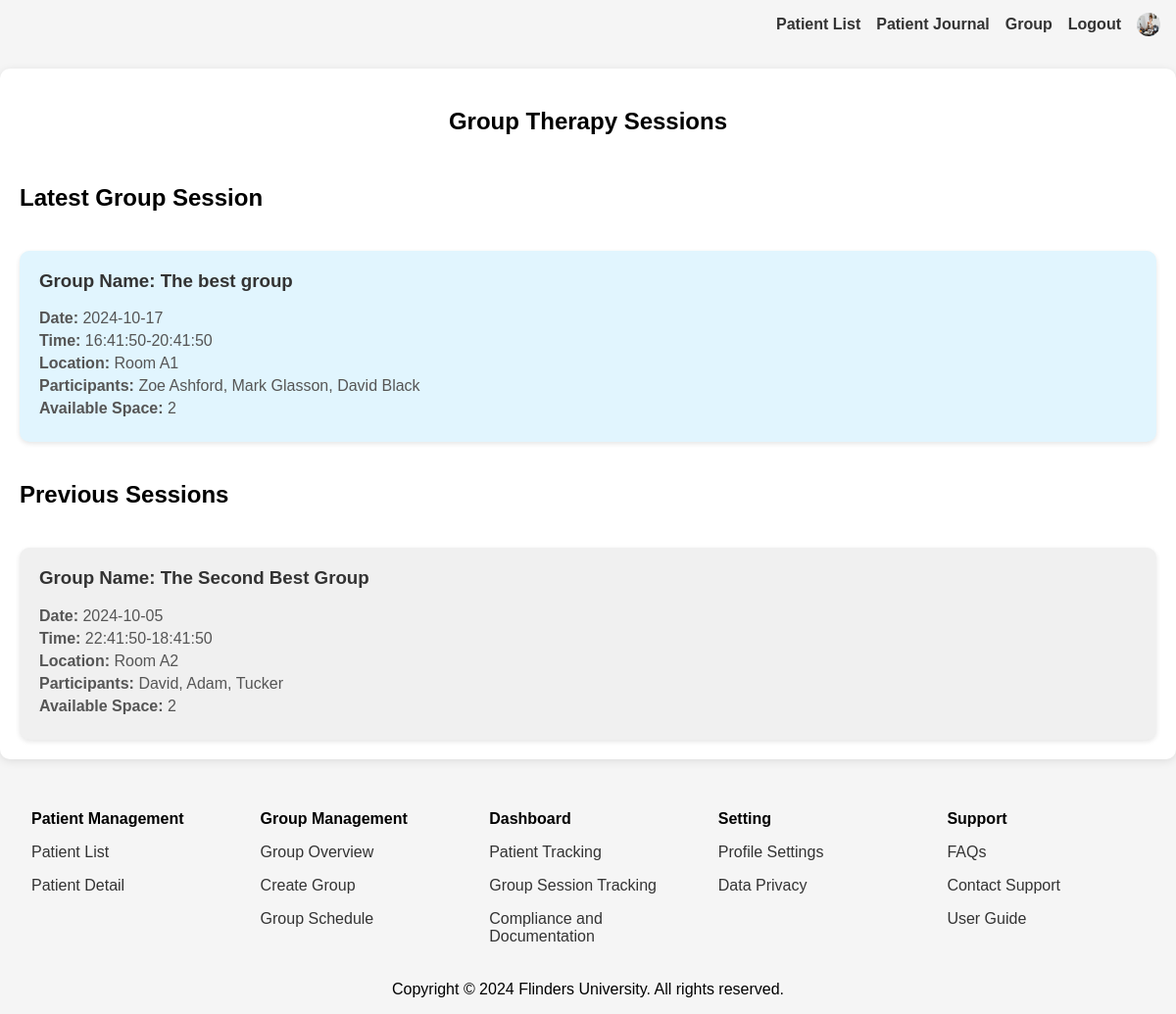
The page /pages/therapist/group_page.php on the database as committed earlier.
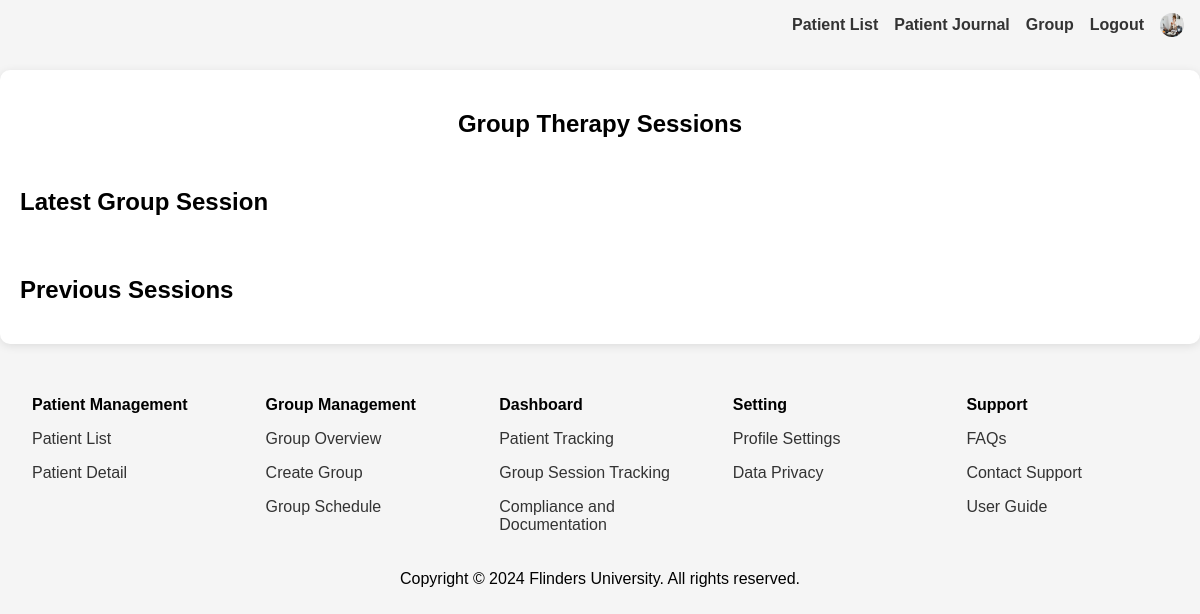
The same page on the database as committed later.
### tables this page shows
CREATE TABLE `groups` (
  `id` int(11) NOT NULL,
  `group_name` varchar(50) DEFAULT NULL,
  `space` int(11) DEFAULT NULL,
  `location` varchar(50) DEFAULT NULL,
  `date` date DEFAULT NULL,
  `sTime` time DEFAULT NULL,
  `eTime` time DEFAULT NULL,
  `therapist_id` int(11) DEFAULT NULL,
  `occupied_space` int(11) DEFAULT NULL,
  `group_progress` int(11) DEFAULT NULL,
  `participants` varchar(255) NOT NULL
);

### pages/therapist/group_page.php (the view, shortened to what this page needs)
<?php
  include_once '../../includes/connections.php';
  if (empty($_SESSION['therapist_id']))
  {
    $therapist_id = 1;
  }
  else
  {
    $therapist_id = $_SESSION['therapist_id'];
  }
  $current_date = date('Y-m-d');
  $current_time = date('H:i:s');
  $sql_search_groups_past = "SELECT * FROM groups WHERE therapist_id = '$therapist_id' AND (date < '$current_date'
         OR (date = '$current_date' AND sTime < '$current_time'))";
  $sql_search_groups_new = "SELECT * FROM groups WHERE therapist_id = '$therapist_id' AND (date > '$current_date'
         OR (date = '$current_date' AND sTime > '$current_time'))";
  $sql_obj_past =  mysqli_query($conn,$sql_search_groups_past) Or die("Failed to query " . mysqli_error($conn));
  $sql_obj_new =  mysqli_query($conn,$sql_search_groups_new) Or die("Failed to query " . mysqli_error($conn));
?>
<!DOCTYPE html>
<html lang="en">
  <head>
    <link rel="stylesheet" href="../../assets/css/group-page.css" />
    <link rel="stylesheet" href="../../assets/css/shared.css" />
  </head>
  <body>
    <header>
    <?php include_once ("../navigation/therapist_nav.php")
    ?>
    </header>
    <main>
      <section class="group-container">
        <h1>Group Therapy Sessions</h1>
        <div class="group-list">
          <h2>Latest Group Session</h2>
          <?php
            if(mysqli_num_rows($sql_obj_new)>0)
            {
              while ($row = mysqli_fetch_assoc($sql_obj_new))
              {
                echo '<div class="group-card latest-session">
                        <h3>Group Name: ' .$row['group_name'] .'</h3>
                        <p><strong>Date:</strong> '. $row['date'] . '</p>
                        <p><strong>Time:</strong> ' .  $row['sTime'] . '-' . $row['eTime'] . '</p>
                        <p><strong>Location:</strong> '. $row['location'] .'</p>
                        <p><strong>Participants:</strong> '. $row['participants'] . '</p>
                        <p><strong>Available Space:</strong> '. $row['space'] - $row['occupied_space'] . '</p>
                      </div>';
              }
            }
          ?>
          <h2>Previous Sessions</h2>
          <?php
            if(mysqli_num_rows($sql_obj_past)>0)
            {
              while ($row1 = mysqli_fetch_assoc($sql_obj_past))
              {
                echo '<div class="group-card">
                        <h3>Group Name: ' .$row1['group_name'] .'</h3>
                        <p><strong>Date:</strong> '. $row1['date'] . '</p>
                        <p><strong>Time:</strong> ' .  $row1['sTime'] . '-' . $row1['eTime'] . '</p>
                        <p><strong>Location:</strong> '. $row1['location'] .'</p>
                        <p><strong>Participants:</strong> '. $row1['participants'] . '</p>
                        <p><strong>Available Space:</strong> '. $row1['space'] - $row1['occupied_space'] . '</p>
                      </div>';
              }
            }
          ?>
        </div>
      </section>
    </main>
    <footer>
    <?php include_once ("../footer/therapist_footer.php")
    ?>
    </footer>
  </body>
</html>

### pages/navigation/therapist_nav.php
<nav id="shared-header-patient">
        <ul>
          <li><a href="../therapist/patient_list.php">Patient List</a></li>
          <li><a href="../therapist/therapist_journal_view.php">Patient Journal</a></li>
          <li><a href="../therapist/group_page.php">Group</a></li>
          <li><a href="#">Logout</a></li>
          <li><img src="../../assets/images/therapist.jpg" alt="#" /></li>
        </ul>
      </nav>

### pages/footer/therapist_footer.php
<div class="footer-container">
          <div class="footer-section">
            <p>Patient Management</p>
            <ul>
              <li><a href="#">Patient List</a></li>
              <li><a href="#">Patient Detail</a></li>
            </ul>
          </div>
          <div class="footer-section">
            <p>Group Management</p>
            <ul>
              <li><a href="#">Group Overview</a></li>
              <li><a href="#">Create Group</a></li>
              <li><a href="#">Group Schedule</a></li>
            </ul>
          </div>
          <div class="footer-section">
            <p>Dashboard</p>
            <ul>
              <li><a href="#">Patient Tracking</a></li>
              <li><a href="#">Group Session Tracking</a></li>
              <li><a href="#">Compliance and Documentation</a></li>
            </ul>
          </div>
          <div class="footer-section">
            <p>Setting</p>
            <ul>
              <li><a href="#">Profile Settings</a></li>
              <li><a href="#">Data Privacy</a></li>
            </ul>
          </div>
          <div class="footer-section">
            <p>Support</p>
            <ul>
              <li><a href="#">FAQs</a></li>
              <li><a href="#">Contact Support</a></li>
              <li><a href="#">User Guide</a></li>
            </ul>
          </div>
        </div>
        <div class="footer-copyright">
          <p>Copyright &copy; 2024 Flinders University. All rights reserved.</p>
        </div>

### assets/css/group-page.css (style rules this page uses)
body { font-family: Arial, sans-serif; margin: 0; padding: 0; background-color: #f5f5f5; }
.group-container { padding: 20px; max-width: 1200px; margin: 20px auto; background-color: #fff; border-radius: 10px; box-shadow: 0 2px 10px rgba(0, 0, 0, 0.1); }
.group-container h1 { text-align: center; margin-bottom: 30px; }
.group-list { display: flex; flex-direction: column; gap: 20px; }
.group-card { padding: 20px; background-color: #f0f0f0; border-radius: 10px; box-shadow: 0 2px 5px rgba(0, 0, 0, 0.1); }
.group-card h3 { margin-top: 0; color: #333; }
.group-card p { margin: 5px 0; color: #555; }
.latest-session { background-color: #E1F5FE; }

### assets/css/shared.css (style rules this page uses)
#shared-header-patient ul { display: flex; justify-content: flex-end; list-style: none; padding: 0; margin: 0; align-items: center; height: 50px; }
#shared-header-patient li { margin-right: 1rem; }
#shared-header-patient li:last-child { margin-right: 1rem; }
#shared-header-patient a { text-decoration: none; font-weight: bold; color: #333; }
#shared-header-patient img { width: 1.5rem; height: 1.5rem; border-radius: 50%; vertical-align: middle; }
.footer-container { display: flex; padding: 1rem; }
.footer-section { flex: 1; margin: 0 1rem; }
.footer-section ul { list-style-type: none; padding: 0; margin: 0; }
.footer-section li { margin-top: 1rem; }
.footer-section p { font-weight: bold; margin-bottom: 0.5rem; }
.footer-section a { text-decoration: none; color: #333; }
.footer-copyright { text-align: center; margin-top: 20px; }

Rows that differ between the two databases and show on the page:
removed groups: group_name "The best group", date "2024-10-17", sTime "16:41:50", eTime "20:41:50", location "Room A1", participants "Zoe Ashford, Mark Glasson, David Black", $row['space'] - $row['occupied_space'] "2", shown under "Latest Group Session"
removed groups: group_name "The Second Best Group", date "2024-10-05", sTime "22:41:50", eTime "18:41:50", location "Room A2", participants "David, Adam, Tucker", $row1['space'] - $row1['occupied_space'] "2", shown under "Previous Sessions"
